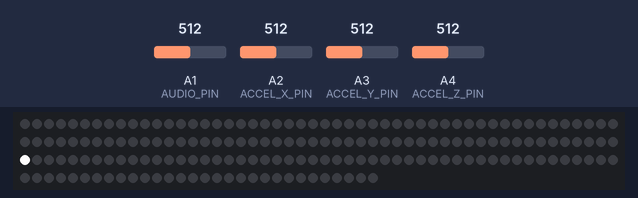
The sketch below on a simulated Arduino Uno, built with avr-gcc and run on an emulated ATmega328P. Parts: 180 RGB LEDs in strip order, left to right, continuing on the next row. The inputs (shaded band) are chosen by the test bench; at power-on: A2 (ACCEL_X_PIN) = 512, A3 (ACCEL_Y_PIN) = 512, A4 (ACCEL_Z_PIN) = 512, A1 (AUDIO_PIN) = 512.

Above: at 1.2 s.
1.3 s: A2 (ACCEL_X_PIN) set to 716
At 1.37 s:
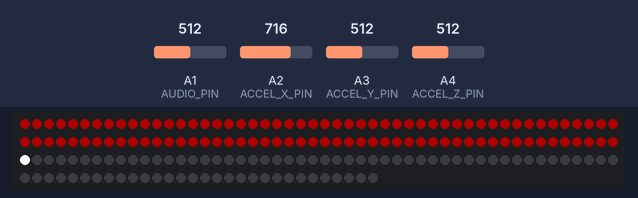
2.9 s: A3 (ACCEL_Y_PIN) set to 716
At 2.97 s:
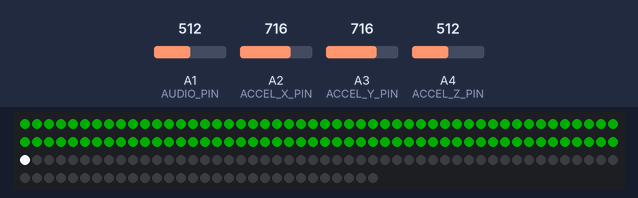
4.5 s: A4 (ACCEL_Z_PIN) set to 716
At 4.57 s:
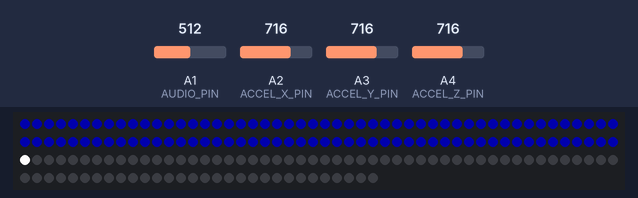
6.1 s: A2 (ACCEL_X_PIN) set to 992
7.7 s: A3 (ACCEL_Y_PIN) set to 992
9.3 s: A4 (ACCEL_Z_PIN) set to 992
Timing chart, 0 to 11.9 s (numbered marks = the images above; inputs shaded):
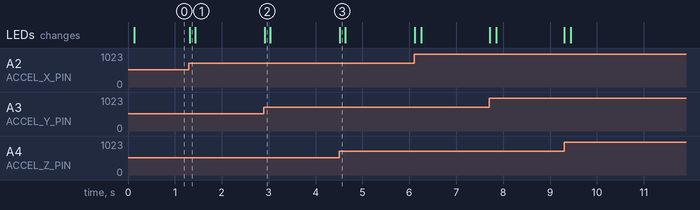

The sketch:

inflection_test.ino
```cpp
/*
||
|| @file 	inflection_test.pde
|| @version	0.2
|| @author	Danne Stayskal
|| @contact	danne@stayskal.com
||
|| @description
|| | This is the test and calibration software that runs the visual effects for the
|| | Inflection honorarium art project for Burning Man 2015
|| #
||
|| @changelog
|| | 0.1 2015-06-18 - Danne Stayskal : Initial Prototype
|| | 0.2 2015-06-25 - Danne Stayskal : Adding accelerometer support
|| #
||
*/

#include "FastLED.h"

// Provision the LED interface
#define NUM_LEDS 180
#define DATA_PIN 13
CRGB leds[NUM_LEDS];

// Provision the audio interface
#define AUDIO_PIN 1
int audio_level = 0;
int audio_buffer = 0;

// Provision the accelerometer interfaces
#define ACCEL_X_PIN 2
#define ACCEL_Y_PIN 3
#define ACCEL_Z_PIN 4
int accel_x = 0;        // Acceleration due to gravity
int accel_y = 0;
int accel_z = 0;
int accel_x_buffer = 0;
int accel_y_buffer = 0;
int accel_z_buffer = 0;
int accel_x_delta = 0;  // Acceleration due to hippies
int accel_y_delta = 0;
int accel_z_delta = 0;
int accel_x_prev = 0;
int accel_y_prev = 0;
int accel_z_prev = 0;
int accel_scalar = 0;   // Scalar composite 2nd differential


// Starting position and speed for the wave
int block_start = 0;
int block_speed = 1;

// Length and shape of the block
int block_length = 10;
int block_shape[10] = { 1, 4, 10, 27, 90, 90, 27, 10, 4, 1 };

/*
==========================================
= setup()
= Initializes needed variables and drivers, called by Arduino once during initialization.
*/
void setup() {
  // Initialize the LED interface
  FastLED.addLeds<NEOPIXEL, DATA_PIN>(leds, NUM_LEDS);
}


/*
==========================================
= loop()
= The main runtime heartbeat, called by Arduino once whenever the previous run of loop() completes.
*/
void loop() {

  // Read, normalize, and average the current audio sensor levels
  audio_buffer = analogRead(AUDIO_PIN);
  audio_buffer = audio_buffer / 10;
  if (audio_buffer > 0){
    if (audio_buffer > audio_level) {
      // Louder than the last cycle. Peak.
      audio_level = audio_buffer;
    } else {
      // Softer than the last cycle. Decrement.
      audio_level = audio_level - 5;
    }
  }

  // Clip it
  if (audio_level > 255) {
    audio_level = 255;
  }

  // Read and normalize the current acceleration sensor input

  // These are all calibrated to 1..100
  accel_x_buffer = (analogRead(ACCEL_X_PIN) / 2) - 128;
  accel_y_buffer = (analogRead(ACCEL_Y_PIN) / 2) - 128;
  accel_z_buffer = (analogRead(ACCEL_Z_PIN) / 2) - 128;
  accel_x = ((1.0 * accel_x) + accel_x_buffer) / 2;
  accel_y = ((1.0 * accel_y) + accel_y_buffer) / 2;
  accel_z = ((1.0 * accel_z) + accel_z_buffer) / 2;

  // These are the second differential (rate of change of rate of change)
  // AKA acceleration due to hippies, not acceperation due to gravity.
  // Faking the quantized funk a touch here, since differential calculus isn't
  // a strength of the Arduino platform.
  accel_x_delta = abs(accel_x - accel_x_prev);
  accel_y_delta = abs(accel_y - accel_y_prev);
  accel_z_delta = abs(accel_z - accel_z_prev);
  accel_x_prev = accel_x;
  accel_y_prev = accel_y;
  accel_z_prev = accel_z;

  // And finally, the composite scalar form of the second differential of
  // measured gravitational acceleration. 1.44224 is roughly the cube root of three
  accel_scalar = ((accel_x_delta + accel_y_delta + accel_z_delta) / 1.44224);

  // Clear the LED array
  for (int i = 0; i < 100; i++){
    leds[i] = CRGB::Black;
  }

  // Set the max level pixel
  leds[100] = CRGB(255,255,255);

  // Draw the current sensor levels
  int red_channel = 0;
  int blue_channel = 0;
  int green_channel = 0;

  for (int i = 0; i < 100; i++){
    if (i <= accel_x) {
      red_channel = accel_x_delta;
    } else {
      red_channel = 0;
    }
    if (i <= accel_y) {
      green_channel = accel_y_delta;
    } else {
      green_channel = 0;
    }
    if (i <= accel_z) {
      blue_channel = accel_z_delta;
    } else {
      blue_channel = 0;
    }
    leds[i] = CRGB(red_channel, green_channel, blue_channel);
  }

  // Push this frame to the LEDs
  FastLED.show();
  delay(10);

}


/*
|| @license
|| | This library is free software; you can redistribute it and/or
|| | modify it under the terms of the GNU Lesser General Public
|| | License as published by the Free Software Foundation; version
|| | 2.1 of the License.
|| |
|| | This library is distributed in the hope that it will be useful,
|| | but WITHOUT ANY WARRANTY; without even the implied warranty of
|| | MERCHANTABILITY or FITNESS FOR A PARTICULAR PURPOSE.  See the GNU
|| | Lesser General Public License for more details.
|| |
|| | You should have received a copy of the GNU Lesser General Public
|| | License along with this library; if not, write to the Free Software
|| | Foundation, Inc., 51 Franklin St, Fifth Floor, Boston, MA  02110-1301  USA
|| #
==========================================
*/
```

Measured:
- after the input at 1.3 s, the LEDs: change at once (image 1)
- after the input at 2.9 s, the LEDs: change at once (image 2)
- after the input at 4.5 s, the LEDs: change at once (image 3)
